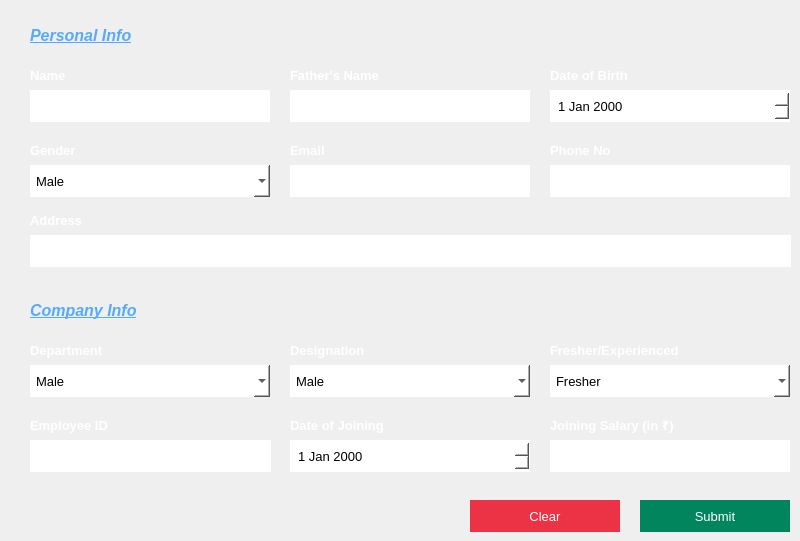
   <widget class="QWidget" name="addEmpWidget">
    <widget class="QLineEdit" name="empName">
     <property name="geometry">
      <rect>
       <x>30</x>
       <y>90</y>
       <width>240</width>
       <height>32</height>
      </rect>
     </property>
     <property name="font">
      <font>
       <family>Arial</family>
       <pointsize>10</pointsize>
      </font>
     </property>
     <property name="styleSheet">
      <string notr="true">#empName
{
	background:white;
	color:black;
	border:none;
	padding-left:6px;
}</string>
     </property>
    </widget>
    <widget class="QLineEdit" name="empFather">
     <property name="geometry">
      <rect>
       <x>290</x>
       <y>90</y>
       <width>240</width>
       <height>32</height>
      </rect>
     </property>
     <property name="font">
      <font>
       <family>Arial</family>
       <pointsize>10</pointsize>
      </font>
     </property>
     <property name="styleSheet">
      <string notr="true">#empFather
{
	background:white;
	color:black;
	border:none;
	padding-left:6px;
}</string>
     </property>
    </widget>
    <widget class="QLabel" name="id">
     <property name="geometry">
      <rect>
       <x>30</x>
       <y>65</y>
       <width>141</width>
       <height>21</height>
      </rect>
     </property>
     <property name="font">
      <font>
       <pointsize>10</pointsize>
       <weight>75</weight>
       <bold>true</bold>
      </font>
     </property>
     <property name="text">
      <string>&lt;html&gt;&lt;head/&gt;&lt;body&gt;&lt;p&gt;&lt;span style=&quot; color:#ffffff;&quot;&gt;Name&lt;/span&gt;&lt;/p&gt;&lt;/body&gt;&lt;/html&gt;</string>
     </property>
    </widget>
    <widget class="QLabel" name="label_18">
     <property name="geometry">
      <rect>
       <x>30</x>
       <y>20</y>
       <width>241</width>
       <height>31</height>
      </rect>
     </property>
     <property name="font">
      <font>
       <family>Arial</family>
       <pointsize>12</pointsize>
       <weight>75</weight>
       <bold>true</bold>
      </font>
     </property>
     <property name="text">
      <string>&lt;html&gt;&lt;head/&gt;&lt;body&gt;&lt;p&gt;&lt;span style=&quot; font-style:italic; text-decoration: underline; color:#55aaff;&quot;&gt;Personal Info&lt;/span&gt;&lt;/p&gt;&lt;/body&gt;&lt;/html&gt;</string>
     </property>
    </widget>
    <widget class="QLabel" name="id_2">
     <property name="geometry">
      <rect>
       <x>290</x>
       <y>65</y>
       <width>141</width>
       <height>21</height>
      </rect>
     </property>
     <property name="font">
      <font>
       <pointsize>10</pointsize>
       <weight>75</weight>
       <bold>true</bold>
      </font>
     </property>
     <property name="text">
      <string>&lt;html&gt;&lt;head/&gt;&lt;body&gt;&lt;p&gt;&lt;span style=&quot; color:#ffffff;&quot;&gt;Father's Name&lt;/span&gt;&lt;/p&gt;&lt;/body&gt;&lt;/html&gt;</string>
     </property>
    </widget>
    <widget class="QLabel" name="id_3">
     <property name="geometry">
      <rect>
       <x>550</x>
       <y>65</y>
       <width>141</width>
       <height>21</height>
      </rect>
     </property>
     <property name="font">
      <font>
       <pointsize>10</pointsize>
       <weight>75</weight>
       <bold>true</bold>
      </font>
     </property>
     <property name="text">
      <string>&lt;html&gt;&lt;head/&gt;&lt;body&gt;&lt;p&gt;&lt;span style=&quot; color:#ffffff;&quot;&gt;Date of Birth&lt;/span&gt;&lt;/p&gt;&lt;/body&gt;&lt;/html&gt;</string>
     </property>
    </widget>
    <widget class="QDateEdit" name="empDOB">
     <property name="geometry">
      <rect>
       <x>550</x>
       <y>90</y>
       <width>240</width>
       <height>32</height>
      </rect>
     </property>
     <property name="font">
      <font>
       <family>Arial</family>
       <pointsize>10</pointsize>
      </font>
     </property>
     <property name="styleSheet">
      <string notr="true">#empDOB
{
	background:white;
	color:black;
	border:none;
	padding-left:6px;
}</string>
     </property>
     <property name="currentSection">
      <enum>QDateTimeEdit::YearSection</enum>
     </property>
    </widget>
    <widget class="QLabel" name="id_4">
     <property name="geometry">
      <rect>
       <x>30</x>
       <y>140</y>
       <width>141</width>
       <height>21</height>
      </rect>
     </property>
     <property name="font">
      <font>
       <pointsize>10</pointsize>
       <weight>75</weight>
       <bold>true</bold>
      </font>
     </property>
     <property name="text">
      <string>&lt;html&gt;&lt;head/&gt;&lt;body&gt;&lt;p&gt;&lt;span style=&quot; color:#ffffff;&quot;&gt;Gender&lt;/span&gt;&lt;/p&gt;&lt;/body&gt;&lt;/html&gt;</string>
     </property>
    </widget>
    <widget class="QComboBox" name="empGender">
     <property name="geometry">
      <rect>
       <x>30</x>
       <y>165</y>
       <width>240</width>
       <height>32</height>
      </rect>
     </property>
     <property name="font">
      <font>
       <family>Arial</family>
       <pointsize>10</pointsize>
      </font>
     </property>
     <property name="styleSheet">
      <string notr="true">#empGender
{
	background:white;
	color:black;
	border:none;
	padding-left:6px;
}</string>
     </property>
     <item>
      <property name="text">
       <string>Male</string>
      </property>
     </item>
     <item>
      <property name="text">
       <string>Female</string>
      </property>
     </item>
     <item>
      <property name="text">
       <string>Other</string>
      </property>
     </item>
    </widget>
    <widget class="QLabel" name="id_5">
     <property name="geometry">
      <rect>
       <x>290</x>
       <y>140</y>
       <width>141</width>
       <height>21</height>
      </rect>
     </property>
     <property name="font">
      <font>
       <pointsize>10</pointsize>
       <weight>75</weight>
       <bold>true</bold>
      </font>
     </property>
     <property name="text">
      <string>&lt;html&gt;&lt;head/&gt;&lt;body&gt;&lt;p&gt;&lt;span style=&quot; color:#ffffff;&quot;&gt;Email&lt;/span&gt;&lt;/p&gt;&lt;/body&gt;&lt;/html&gt;</string>
     </property>
    </widget>
    <widget class="QLineEdit" name="empEmail">
     <property name="geometry">
      <rect>
       <x>290</x>
       <y>165</y>
       <width>240</width>
       <height>32</height>
      </rect>
     </property>
     <property name="font">
      <font>
       <family>Arial</family>
       <pointsize>10</pointsize>
      </font>
     </property>
     <property name="styleSheet">
      <string notr="true">#empEmail
{
	background:white;
	color:black;
	border:none;
	padding-left:6px;
}</string>
     </property>
    </widget>
    <widget class="QLineEdit" name="empPhone">
     <property name="geometry">
      <rect>
       <x>550</x>
       <y>165</y>
       <width>240</width>
       <height>32</height>
      </rect>
     </property>
     <property name="font">
      <font>
       <family>Arial</family>
       <pointsize>10</pointsize>
      </font>
     </property>
     <property name="styleSheet">
      <string notr="true">#empPhone
{
	background:white;
	color:black;
	border:none;
	padding-left:6px;
}</string>
     </property>
    </widget>
    <widget class="QLabel" name="id_6">
     <property name="geometry">
      <rect>
       <x>550</x>
       <y>140</y>
       <width>141</width>
       <height>21</height>
      </rect>
     </property>
     <property name="font">
      <font>
       <pointsize>10</pointsize>
       <weight>75</weight>
       <bold>true</bold>
      </font>
     </property>
     <property name="text">
      <string>&lt;html&gt;&lt;head/&gt;&lt;body&gt;&lt;p&gt;&lt;span style=&quot; color:#ffffff;&quot;&gt;Phone No&lt;/span&gt;&lt;/p&gt;&lt;/body&gt;&lt;/html&gt;</string>
     </property>
    </widget>
    <widget class="QLineEdit" name="empAddress">
     <property name="geometry">
      <rect>
       <x>30</x>
       <y>235</y>
       <width>761</width>
       <height>32</height>
      </rect>
     </property>
     <property name="font">
      <font>
       <family>Arial</family>
       <pointsize>10</pointsize>
      </font>
     </property>
     <property name="styleSheet">
      <string notr="true">#empAddress
{
	background:white;
	color:black;
	border:none;
	padding-left:6px;
}</string>
     </property>
    </widget>
    <widget class="QLabel" name="id_7">
     <property name="geometry">
      <rect>
       <x>30</x>
       <y>210</y>
       <width>141</width>
       <height>21</height>
      </rect>
     </property>
     <property name="font">
      <font>
       <pointsize>10</pointsize>
       <weight>75</weight>
       <bold>true</bold>
      </font>
     </property>
     <property name="text">
      <string>&lt;html&gt;&lt;head/&gt;&lt;body&gt;&lt;p&gt;&lt;span style=&quot; color:#ffffff;&quot;&gt;Address&lt;/span&gt;&lt;/p&gt;&lt;/body&gt;&lt;/html&gt;</string>
     </property>
    </widget>
    <widget class="QLabel" name="id_8">
     <property name="geometry">
      <rect>
       <x>290</x>
       <y>415</y>
       <width>141</width>
       <height>21</height>
      </rect>
     </property>
     <property name="font">
      <font>
       <pointsize>10</pointsize>
       <weight>75</weight>
       <bold>true</bold>
      </font>
     </property>
     <property name="text">
      <string>&lt;html&gt;&lt;head/&gt;&lt;body&gt;&lt;p&gt;&lt;span style=&quot; color:#ffffff;&quot;&gt;Date of Joining&lt;/span&gt;&lt;/p&gt;&lt;/body&gt;&lt;/html&gt;</string>
     </property>
    </widget>
    <widget class="QLabel" name="id_9">
     <property name="geometry">
      <rect>
       <x>30</x>
       <y>415</y>
       <width>141</width>
       <height>21</height>
      </rect>
     </property>
     <property name="font">
      <font>
       <pointsize>10</pointsize>
       <weight>75</weight>
       <bold>true</bold>
      </font>
     </property>
     <property name="text">
      <string>&lt;html&gt;&lt;head/&gt;&lt;body&gt;&lt;p&gt;&lt;span style=&quot; color:#ffffff;&quot;&gt;Employee ID&lt;/span&gt;&lt;/p&gt;&lt;/body&gt;&lt;/html&gt;</string>
     </property>
    </widget>
    <widget class="QLineEdit" name="empID">
     <property name="enabled">
      <bool>false</bool>
     </property>
     <property name="geometry">
      <rect>
       <x>30</x>
       <y>440</y>
       <width>201</width>
       <height>32</height>
      </rect>
     </property>
     <property name="font">
      <font>
       <family>Arial</family>
       <pointsize>10</pointsize>
      </font>
     </property>
     <property name="styleSheet">
      <string notr="true">#empID
{
	background:white;
	color:black;
	border:none;
	padding-left:6px;
}</string>
     </property>
    </widget>
    <widget class="QLineEdit" name="empSalary">
     <property name="geometry">
      <rect>
       <x>550</x>
       <y>440</y>
       <width>240</width>
       <height>32</height>
      </rect>
     </property>
     <property name="font">
      <font>
       <family>Arial</family>
       <pointsize>10</pointsize>
      </font>
     </property>
     <property name="styleSheet">
      <string notr="true">#empSalary
{
	background:white;
	color:black;
	border:none;
	padding-left:6px;
}</string>
     </property>
    </widget>
    <widget class="QComboBox" name="empDept">
     <property name="geometry">
      <rect>
       <x>30</x>
       <y>365</y>
       <width>240</width>
       <height>32</height>
      </rect>
     </property>
     <property name="font">
      <font>
       <family>Arial</family>
       <pointsize>10</pointsize>
      </font>
     </property>
     <property name="styleSheet">
      <string notr="true">#empDept
{
	background:white;
	color:black;
	border:none;
	padding-left:6px;
}</string>
     </property>
     <item>
      <property name="text">
       <string>Male</string>
      </property>
     </item>
     <item>
      <property name="text">
       <string>Female</string>
      </property>
     </item>
     <item>
      <property name="text">
       <string>Other</string>
      </property>
     </item>
    </widget>
    <widget class="QDateEdit" name="empDOJ">
     <property name="geometry">
      <rect>
       <x>290</x>
       <y>440</y>
       <width>240</width>
       <height>32</height>
      </rect>
     </property>
     <property name="font">
      <font>
       <family>Arial</family>
       <pointsize>10</pointsize>
      </font>
     </property>
     <property name="styleSheet">
      <string notr="true">#empDOJ
{
	background:white;
	color:black;
	border:none;
	padding-left:6px;
}</string>
     </property>
    </widget>
    <widget class="QLabel" name="id_10">
     <property name="geometry">
      <rect>
       <x>550</x>
       <y>415</y>
       <width>141</width>
       <height>21</height>
      </rect>
     </property>
     <property name="font">
      <font>
       <pointsize>10</pointsize>
       <weight>75</weight>
       <bold>true</bold>
      </font>
     </property>
     <property name="text">
      <string>&lt;html&gt;&lt;head/&gt;&lt;body&gt;&lt;p&gt;&lt;span style=&quot; color:#ffffff;&quot;&gt;Joining Salary (in ₹)&lt;/span&gt;&lt;/p&gt;&lt;/body&gt;&lt;/html&gt;</string>
     </property>
    </widget>
    <widget class="QLabel" name="id_12">
     <property name="geometry">
      <rect>
       <x>30</x>
       <y>340</y>
       <width>141</width>
       <height>21</height>
      </rect>
     </property>
     <property name="font">
      <font>
       <pointsize>10</pointsize>
       <weight>75</weight>
       <bold>true</bold>
      </font>
     </property>
     <property name="text">
      <string>&lt;html&gt;&lt;head/&gt;&lt;body&gt;&lt;p&gt;&lt;span style=&quot; color:#ffffff;&quot;&gt;Department&lt;/span&gt;&lt;/p&gt;&lt;/body&gt;&lt;/html&gt;</string>
     </property>
    </widget>
    <widget class="QLabel" name="label_19">
     <property name="geometry">
      <rect>
       <x>30</x>
       <y>295</y>
       <width>241</width>
       <height>31</height>
      </rect>
     </property>
     <property name="font">
      <font>
       <family>Arial</family>
       <pointsize>12</pointsize>
       <weight>75</weight>
       <bold>true</bold>
      </font>
     </property>
     <property name="text">
      <string>&lt;html&gt;&lt;head/&gt;&lt;body&gt;&lt;p&gt;&lt;span style=&quot; font-style:italic; text-decoration: underline; color:#55aaff;&quot;&gt;Company Info&lt;/span&gt;&lt;/p&gt;&lt;/body&gt;&lt;/html&gt;</string>
     </property>
    </widget>
    <widget class="QComboBox" name="empDesig">
     <property name="geometry">
      <rect>
       <x>290</x>
       <y>365</y>
       <width>240</width>
       <height>32</height>
      </rect>
     </property>
     <property name="font">
      <font>
       <family>Arial</family>
       <pointsize>10</pointsize>
      </font>
     </property>
     <property name="styleSheet">
      <string notr="true">#empDesig
{
	background:white;
	color:black;
	border:none;
	padding-left:6px;
}</string>
     </property>
     <item>
      <property name="text">
       <string>Male</string>
      </property>
     </item>
     <item>
      <property name="text">
       <string>Female</string>
      </property>
     </item>
     <item>
      <property name="text">
       <string>Other</string>
      </property>
     </item>
    </widget>
    <widget class="QLabel" name="id_14">
     <property name="geometry">
      <rect>
       <x>290</x>
       <y>340</y>
       <width>141</width>
       <height>21</height>
      </rect>
     </property>
     <property name="font">
      <font>
       <pointsize>10</pointsize>
       <weight>75</weight>
       <bold>true</bold>
      </font>
     </property>
     <property name="text">
      <string>&lt;html&gt;&lt;head/&gt;&lt;body&gt;&lt;p&gt;&lt;span style=&quot; color:#ffffff;&quot;&gt;Designation&lt;/span&gt;&lt;/p&gt;&lt;/body&gt;&lt;/html&gt;</string>
     </property>
    </widget>
    <widget class="QComboBox" name="empType">
     <property name="geometry">
      <rect>
       <x>550</x>
       <y>365</y>
       <width>240</width>
       <height>32</height>
      </rect>
     </property>
     <property name="font">
      <font>
       <family>Arial</family>
       <pointsize>10</pointsize>
      </font>
     </property>
     <property name="styleSheet">
      <string notr="true">#empType
{
	background:white;
	color:black;
	border:none;
	padding-left:6px;
}</string>
     </property>
     <item>
      <property name="text">
       <string>Fresher</string>
      </property>
     </item>
     <item>
      <property name="text">
       <string>Experienced</string>
      </property>
     </item>
    </widget>
    <widget class="QLabel" name="id_13">
     <property name="geometry">
      <rect>
       <x>550</x>
       <y>340</y>
       <width>141</width>
       <height>21</height>
      </rect>
     </property>
     <property name="font">
      <font>
       <pointsize>10</pointsize>
       <weight>75</weight>
       <bold>true</bold>
      </font>
     </property>
     <property name="text">
      <string>&lt;html&gt;&lt;head/&gt;&lt;body&gt;&lt;p&gt;&lt;span style=&quot; color:#ffffff;&quot;&gt;Fresher/Experienced&lt;/span&gt;&lt;/p&gt;&lt;/body&gt;&lt;/html&gt;</string>
     </property>
    </widget>
    <widget class="QPushButton" name="pushButton_6">
     <property name="geometry">
      <rect>
       <x>470</x>
       <y>500</y>
       <width>150</width>
       <height>32</height>
      </rect>
     </property>
     <property name="font">
      <font>
       <pointsize>10</pointsize>
      </font>
     </property>
     <property name="cursor">
      <cursorShape>PointingHandCursor</cursorShape>
     </property>
     <property name="focusPolicy">
      <enum>Qt::TabFocus</enum>
     </property>
     <property name="styleSheet">
      <string notr="true">#pushButton_6
{
	background:#EC3245;
	border:none;
	color:white;
}

#pushButton_6:hover
{
	background:#2d2d2d;
	border:2px solid #EC3245;
	color:#EC3245;
}</string>
     </property>
     <property name="text">
      <string>Clear</string>
     </property>
    </widget>
    <widget class="QPushButton" name="pushButton_5">
     <property name="geometry">
      <rect>
       <x>640</x>
       <y>500</y>
       <width>150</width>
       <height>32</height>
      </rect>
     </property>
     <property name="font">
      <font>
       <pointsize>10</pointsize>
      </font>
     </property>
     <property name="cursor">
      <cursorShape>PointingHandCursor</cursorShape>
     </property>
     <property name="focusPolicy">
      <enum>Qt::TabFocus</enum>
     </property>
     <property name="styleSheet">
      <string notr="true">#pushButton_5
{
	background:#00855C;
	border:none;
	color:white;
}

#pushButton_5:hover
{
	background:#2D2D2D;
	border:2px solid #00855C;
	color:#00855C;
}</string>
     </property>
     <property name="text">
      <string>Submit</string>
     </property>
    </widget>
    <widget class="QPushButton" name="pushButton_2">
     <property name="geometry">
      <rect>
       <x>230</x>
       <y>440</y>
       <width>41</width>
       <height>32</height>
      </rect>
     </property>
     <property name="cursor">
      <cursorShape>PointingHandCursor</cursorShape>
     </property>
     <property name="styleSheet">
      <string notr="true">#pushButton_2
{
	border:none;
	background:white;
}</string>
     </property>
     <property name="text">
      <string/>
     </property>
     <property name="icon">
      <iconset>
       <normaloff>:/Images/id_card.png</normaloff>:/Images/id_card.png</iconset>
     </property>
     <property name="iconSize">
      <size>
       <width>32</width>
       <height>32</height>
      </size>
     </property>
    </widget>
   </widget>
